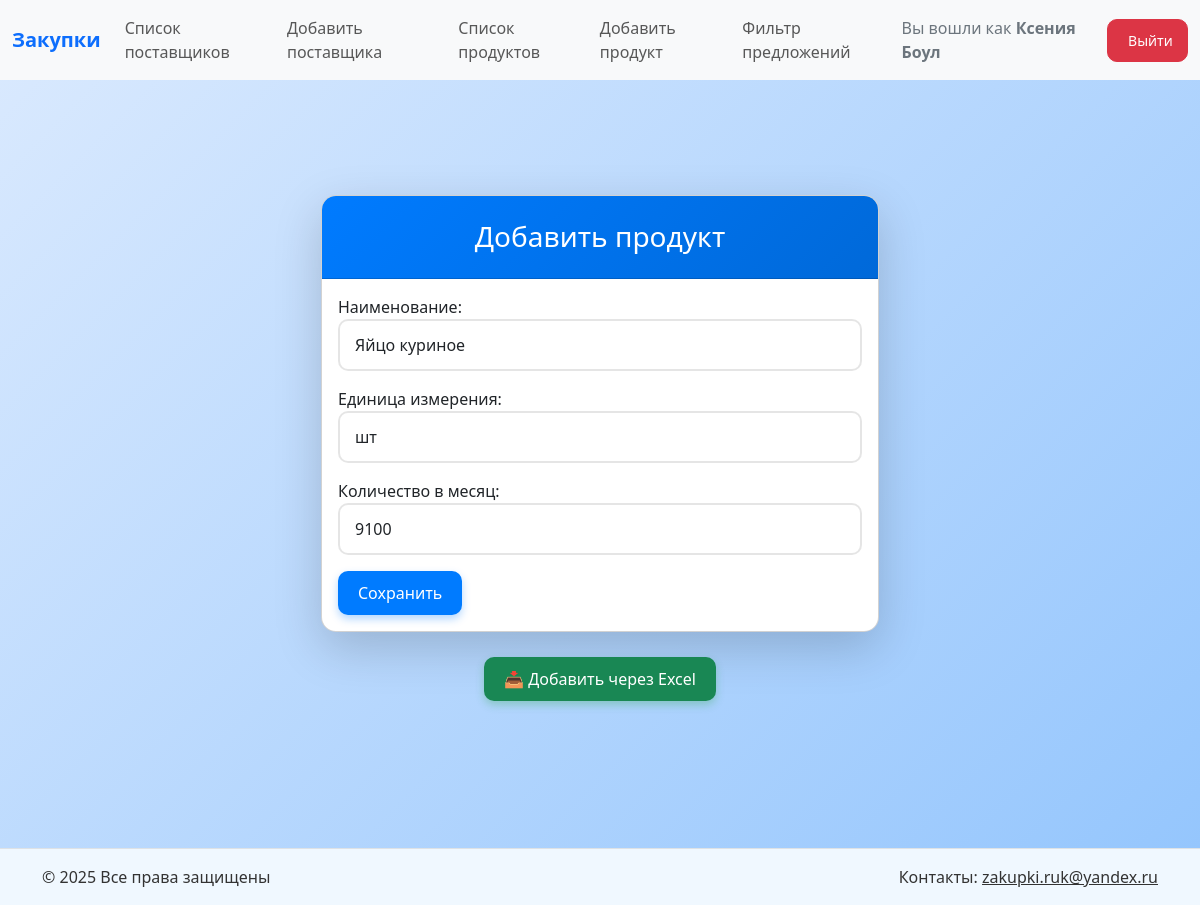
Page /edit_product/1427/ (signed in) on the committed database.
### procurement/models.py (models this page shows, shortened)
class Product(models.Model):
    name = models.CharField(max_length=255, verbose_name=u"Наименование")
    quantity = models.IntegerField(default=0, validators=[MinValueValidator(0)], verbose_name=u"Количество в месяц")  # (по умолчанию 0)
    unit = models.CharField(max_length=50, verbose_name=u"Единица измерения")
    last_updated = models.DateTimeField(auto_now=True)
    class Meta:
        verbose_name = 'Продукт'
        verbose_name_plural = 'Продукты'

### procurement/views.py (the view)
# urls.py: path('edit_product/<int:product_id>/', views.edit_product, name='edit_product'),
@login_required
def edit_product(request, product_id):
    product = get_object_or_404(Product, id=product_id)  # Получаем продукт по ID
    if request.method == 'POST':
        form = ProductForm(request.POST, instance=product)  # Заполняем форму данными продукта
        if form.is_valid():
            form.save()  # Сохраняем изменения
            return redirect('product_list')  # Перенаправляем на список продуктов
    else:
        form = ProductForm(instance=product)  # Показываем форму с текущими данными продукта
    return render(request, 'product/product_card.html', {'form': form})

### procurement/forms.py
class ProductForm(forms.ModelForm):
    class Meta:
        model = Product
        fields = ['name', 'unit', 'quantity']
    def __init__(self, *args, **kwargs):
        super().__init__(*args, **kwargs)
        for field in self.fields.values():
            field.widget.attrs.update({'class': 'form-control'})

### procurement/templates/product/product_card.html (shortened to what this page needs)
{% load custom_filters %}
{% load static %}
<!DOCTYPE html>
<html lang="ru">
<head>
    <link rel="stylesheet" href="{% static 'css/bootstrap.min.css' %}">
    <link rel="stylesheet" href="{% static 'font/bootstrap-icons.css' %}">
</head>
<body>
    {% include 'header.html' %}
    <div class="container d-flex align-items-center justify-content-center mt-5" style="min-height: 100vh;">
        <div class="col-md-6">
            <div class="card shadow-lg">
                <div class="card-header">
                    <h3 class="mb-0">Добавить продукт</h3>
                </div>
                <div class="card-body">
                    <form method="post" id="addProductForm">
                        {{ form.as_p }}
                        <button type="submit" class="btn btn-primary" id="submitBtn">
                            <span class="submit-text">Сохранить</span>
                        </button>
                    </form>
                </div>
            </div>
            <div class="button-container">
                <a href="{% url 'upload_excel' %}" class="btn btn-success">
                    📥 Добавить через Excel
                </a>
            </div>
        </div>
    </div>
    {% include 'footer.html' %}
</body>
</html>

### procurement/templates/header.html (shortened to what this page needs)
<nav class="navbar navbar-expand-lg bg-body-tertiary fixed-top">
    <div class="container-fluid">
        <a class="navbar-brand fw-bold text-primary" href="{% url 'product_supplier_table' %}">Закупки</a>
        <div class="collapse navbar-collapse" id="navbarNav">
            <ul class="navbar-nav me-auto">
                <li class="nav-item">
                    <a class="nav-link" href="{% url 'supplier_list' %}">Список поставщиков</a>
                </li>
                <li class="nav-item">
                    <a class="nav-link" href="{% url 'add_supplier' %}">Добавить поставщика</a>
                </li>
                <li class="nav-item">
                    <a class="nav-link" href="{% url 'product_list' %}">Список продуктов</a>
                </li>
                <li class="nav-item">
                    <a class="nav-link" href="{% url 'add_product' %}">Добавить продукт</a>
                </li>
                <li class="nav-item">
                    <a class="nav-link" href="{% url 'price_list' %}">Фильтр предложений</a>
                </li>
            </ul>
            <div class="d-flex align-items-center">
                {% if user.is_authenticated %}
                    <span class="me-3 text-secondary">Вы вошли как <strong>{{ user.first_name }} {{ user.last_name }}</strong></span>
                    <a href="{% url 'logout' %}" class="btn btn-danger btn-sm">Выйти</a>
                {% else %}
                    <a href="{% url 'login' %}" class="btn btn-primary btn-sm me-2">Войти</a>
                    <a href="{% url 'register' %}" class="btn btn-success btn-sm">Регистрация</a>
                {% endif %}
            </div>
        </div>
    </div>
</nav>

### procurement/templates/product/product_card.html (style rules this page uses)
:root { --animation-duration: 0.5s; --primary-color: #007bff; --secondary-color: #6c757d; }
html, body { height: 100%; margin: 0; background: linear-gradient(135deg, #dbeafe, #93c5fd); background-attachment: fixed; color: #333; font-family: 'Segoe UI', Tahoma, Geneva, Verdana, sans-serif; animation: fadeIn var(--animation-duration) ease-out; }
.container { animation: slideUp 0.6s cubic-bezier(0.175, 0.885, 0.32, 1.275); }
.card { border-radius: 15px; background-color: #ffffff; box-shadow: 0 4px 20px rgba(0, 0, 0, 0.15); transition: all 0.3s ease; transform: translateY(0); overflow: hidden; }
.form-control { border-radius: 10px; border: 2px solid rgba(0, 0, 0, 0.1); transition: all 0.3s ease; padding: 12px 15px; }
.card-header { background: linear-gradient(135deg, var(--primary-color), #0069d9); color: white; border-radius: 15px 15px 0 0; text-align: center; padding: 1.5rem; position: relative; overflow: hidden; }
.card-header::after { content: ''; position: absolute; top: 0; left: 0; width: 100%; height: 100%; background: linear-gradient(90deg, rgba(255,255,255,0) 0%, rgba(255,255,255,0.2) 50%, rgba(255,255,255,0) 100%); transform: translateX(-100%); }
.btn { border-radius: 10px; padding: 10px 20px; font-weight: 500; transition: all 0.3s ease; position: relative; overflow: hidden; }
.btn-primary { background-color: var(--primary-color); border: none; box-shadow: 0 4px 8px rgba(0, 123, 255, 0.3); }
.btn-success { border: none; box-shadow: 0 4px 8px rgba(40, 167, 69, 0.3); }
.btn::after { content: ''; position: absolute; top: 50%; left: 50%; width: 5px; height: 5px; background: rgba(255, 255, 255, 0.5); opacity: 0; border-radius: 100%; transform: scale(1, 1) translate(-50%, -50%); transform-origin: 50% 50%; }
.button-container { display: flex; justify-content: center; gap: 15px; margin-top: 25px; animation: fadeInUp var(--animation-duration) ease-out; animation-delay: 0.2s; animation-fill-mode: both; }

### rows in the picture
Product: name "Яйцо куриное", unit "шт", quantity "9100"

### other values in the picture
{{ user.first_name }} "Ксения"
{{ user.last_name }} "Боул"
